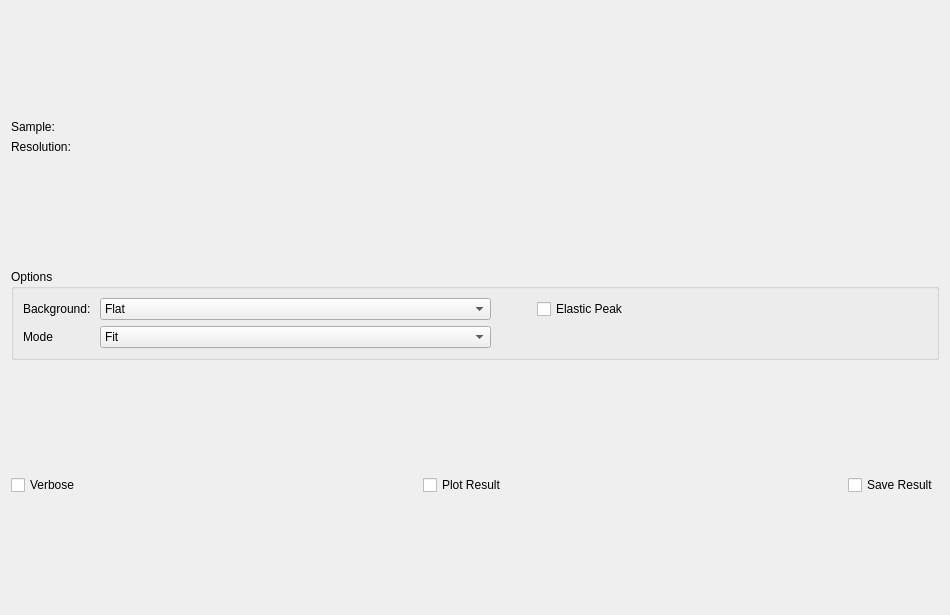
<?xml version="1.0" encoding="UTF-8"?>
<ui version="4.0">
 <class>Stretch</class>
 <widget class="QWidget" name="Stretch">
  <property name="geometry">
   <rect>
    <x>0</x>
    <y>0</y>
    <width>950</width>
    <height>615</height>
   </rect>
  </property>
  <property name="windowTitle">
   <string>Form</string>
  </property>
  <layout class="QVBoxLayout" name="verticalLayout">
   <item>
    <layout class="QGridLayout" name="gridLayout">
     <item row="0" column="0">
      <widget class="QLabel" name="lblSample">
       <property name="text">
        <string>Sample: </string>
       </property>
      </widget>
     </item>
     <item row="0" column="1">
      <widget class="MantidQt::MantidWidgets::DataSelector" name="dsSample">
       <property name="sizePolicy">
        <sizepolicy hsizetype="Minimum" vsizetype="Fixed">
         <horstretch>0</horstretch>
         <verstretch>0</verstretch>
        </sizepolicy>
       </property>
       <property name="loadLabelText" stdset="0">
        <string>Plot</string>
       </property>
      </widget>
     </item>
     <item row="1" column="0">
      <widget class="QLabel" name="lblRes">
       <property name="text">
        <string>Resolution: </string>
       </property>
      </widget>
     </item>
     <item row="1" column="1">
      <widget class="MantidQt::MantidWidgets::DataSelector" name="dsResolution">
       <property name="sizePolicy">
        <sizepolicy hsizetype="Minimum" vsizetype="Fixed">
         <horstretch>0</horstretch>
         <verstretch>0</verstretch>
        </sizepolicy>
       </property>
       <property name="autoLoad">
        <bool>false</bool>
       </property>
       <property name="workspaceSuffixes" stdset="0">
        <stringlist>
         <string>_res</string>
        </stringlist>
       </property>
       <property name="fileBrowserSuffixes" stdset="0">
        <stringlist>
         <string>_res.nxs</string>
        </stringlist>
       </property>
       <property name="showLoad">
        <bool>false</bool>
       </property>
      </widget>
     </item>
    </layout>
   </item>
   <item>
    <widget class="QGroupBox" name="gbOptions">
     <property name="sizePolicy">
      <sizepolicy hsizetype="Preferred" vsizetype="Fixed">
       <horstretch>0</horstretch>
       <verstretch>0</verstretch>
      </sizepolicy>
     </property>
     <property name="title">
      <string>Options</string>
     </property>
     <layout class="QVBoxLayout" name="verticalLayout_2">
      <item>
       <layout class="QGridLayout" name="gridLayout_2">
        <item row="1" column="1">
         <widget class="QComboBox" name="cbMode">
          <item>
           <property name="text">
            <string>Fit</string>
           </property>
          </item>
         </widget>
        </item>
        <item row="0" column="0">
         <widget class="QLabel" name="lblBackground">
          <property name="sizePolicy">
           <sizepolicy hsizetype="Fixed" vsizetype="Preferred">
            <horstretch>0</horstretch>
            <verstretch>0</verstretch>
           </sizepolicy>
          </property>
          <property name="text">
           <string>Background: </string>
          </property>
         </widget>
        </item>
        <item row="0" column="3">
         <widget class="QCheckBox" name="chkElasticPeak">
          <property name="text">
           <string>Elastic Peak</string>
          </property>
         </widget>
        </item>
        <item row="0" column="1">
         <widget class="QComboBox" name="cbBackground">
          <item>
           <property name="text">
            <string>Flat</string>
           </property>
          </item>
          <item>
           <property name="text">
            <string>Sloped</string>
           </property>
          </item>
         </widget>
        </item>
        <item row="1" column="0">
         <widget class="QLabel" name="lblMode">
          <property name="sizePolicy">
           <sizepolicy hsizetype="Fixed" vsizetype="Preferred">
            <horstretch>0</horstretch>
            <verstretch>0</verstretch>
           </sizepolicy>
          </property>
          <property name="text">
           <string>Mode</string>
          </property>
         </widget>
        </item>
        <item row="1" column="2">
         <spacer name="horizontalSpacer">
          <property name="orientation">
           <enum>Qt::Horizontal</enum>
          </property>
          <property name="sizeType">
           <enum>QSizePolicy::Preferred</enum>
          </property>
          <property name="sizeHint" stdset="0">
           <size>
            <width>40</width>
            <height>20</height>
           </size>
          </property>
         </spacer>
        </item>
       </layout>
      </item>
     </layout>
    </widget>
   </item>
   <item>
    <layout class="QHBoxLayout" name="horizontalLayout_3">
     <item>
      <layout class="QVBoxLayout" name="treeSpace"/>
     </item>
     <item>
      <layout class="QVBoxLayout" name="plotSpace"/>
     </item>
    </layout>
   </item>
   <item>
    <layout class="QHBoxLayout" name="horizontalLayout_44">
     <item>
      <widget class="QCheckBox" name="chkVerbose">
       <property name="enabled">
        <bool>true</bool>
       </property>
       <property name="text">
        <string>Verbose</string>
       </property>
      </widget>
     </item>
     <item>
      <spacer name="horizontalSpacer_17">
       <property name="orientation">
        <enum>Qt::Horizontal</enum>
       </property>
       <property name="sizeHint" stdset="0">
        <size>
         <width>40</width>
         <height>20</height>
        </size>
       </property>
      </spacer>
     </item>
     <item>
      <widget class="QCheckBox" name="chkPlot">
       <property name="text">
        <string>Plot Result</string>
       </property>
      </widget>
     </item>
     <item>
      <spacer name="horizontalSpacer_18">
       <property name="orientation">
        <enum>Qt::Horizontal</enum>
       </property>
       <property name="sizeHint" stdset="0">
        <size>
         <width>40</width>
         <height>20</height>
        </size>
       </property>
      </spacer>
     </item>
     <item>
      <widget class="QCheckBox" name="chkSave">
       <property name="text">
        <string>Save Result</string>
       </property>
      </widget>
     </item>
    </layout>
   </item>
  </layout>
 </widget>
 <customwidgets>
  <customwidget>
   <class>MantidQt::MantidWidgets::DataSelector</class>
   <extends>QWidget</extends>
   <header>MantidQtMantidWidgets/DataSelector.h</header>
  </customwidget>
 </customwidgets>
 <resources/>
 <connections/>
</ui>
